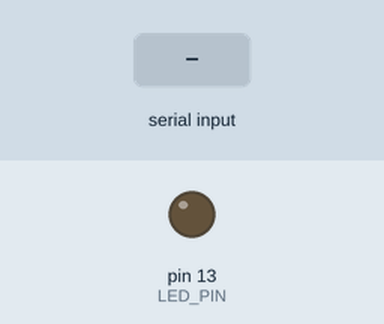
A sketch run on a simulated Arduino Uno, built with avr-gcc and run on an emulated ATmega328P. On the bench: output pins drawn as LEDs (lit = HIGH). The inputs (shaded band) are chosen by the test bench. What the sketch prints to the serial monitor is not drawn.

Above: at 1.2 s.
1.3 s: "1" received over Serial
At 1.7 s:
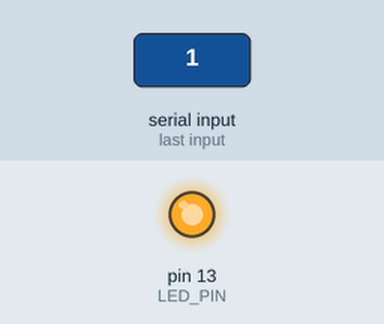
Timing chart, 0 to 4.3 s (numbered marks = the images above; inputs shaded):
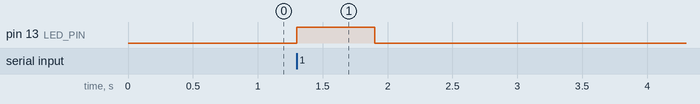

Measured:
- after the input at 1.3 s, pin 13 (LED_PIN): LOW → HIGH at once, → LOW 0.60 s later

The sketch:

sketch.ino
```cpp
/* ========================================================================
   Programa que realiza a tradução de uma mensagem digitada pelo usuário em
   código morse

   Autor: Pedro Couto
   Data: Março de 2025
   Atualizado em: --

========================================================================== */

/* ========================================================================== */
/* Constantes */

#define LED_PIN 13

char* letters[] =
{
  ".-",   // A
  "-...", // B
  "-.-.", // C
  "-..",  // D
  ".",    // E
  "..-.", // F
  "--.",  // G
  "....", // H
  "..",   // I
  ".---", // J
  "-.-",  // K
  ".-..", // L
  "--",   // M
  "-.",   // N
  "---",  // O
  ".--.", // P
  "--.-", // Q
  ".-.",  // R
  "...",  // S
  "-",    // T
  "..-",  // U
  "...-", // V
  ".--",  // W
  "-..-", // X
  "-.--", // Y
  "--.."  // Z
};

char* numbers[] =
{
  "-----", // 0
  "·----", // 1
  "··---", // 2
  "···--", // 3
  "····-", // 4
  "·····", // 5
  "-····", // 6
  "--···", // 7
  "---··", // 8
  "----·", // 9
};

int dotDuration = 200;

/* ========================================================================== */
/* Protótipos */

void checkSerial();
void blinkSequence(char* seq);
void blinkSequence(char dotOrDash);

/* ========================================================================== */
/* Função Principal */

void setup()
{
  pinMode(LED_PIN, OUTPUT);
  Serial.begin(9600);
  Serial.println("Digite mensagem: \n");
} /* end setup */

void loop()
{
  if(Serial.available())
  {
    checkSerial();
  }
} /* end loop */

/* ========================================================================== */
/* Funções secundárias */

void checkSerial()
{
  char ch;
  ch = Serial.read();

  if(ch >= 'a' && ch <= 'z')
  {
    blinkSequence(letters[ch - 'a']);
  }
  else if(ch >= 'A' && ch <= 'Z')
  {
    blinkSequence(letters[ch - 'A']);
  }
  else if(ch >= '0' && ch <= '9')
  {
    blinkSequence(numbers[ch - 'A']);
  }
  else if(ch == ' ')
  {
    delay(dotDuration * 4);
  }
}

void blinkSequence(char* seq)
{
  int i = 0;
  while(seq[i] != NULL)
  {
    blinkDotOrDash(seq[i]);
    i++;
  }

  delay(dotDuration * 3);
}

void blinkDotOrDash(char dotOrDash)
{
  digitalWrite(LED_PIN, 1);
  if(dotOrDash == '.')
  {
    delay(dotDuration);
  }
  else
  {
    delay(dotDuration * 3);
  }
  digitalWrite(LED_PIN, 0);
  delay(dotDuration);
}

/* ========================================================================== */
/* Final do Programa */
```
